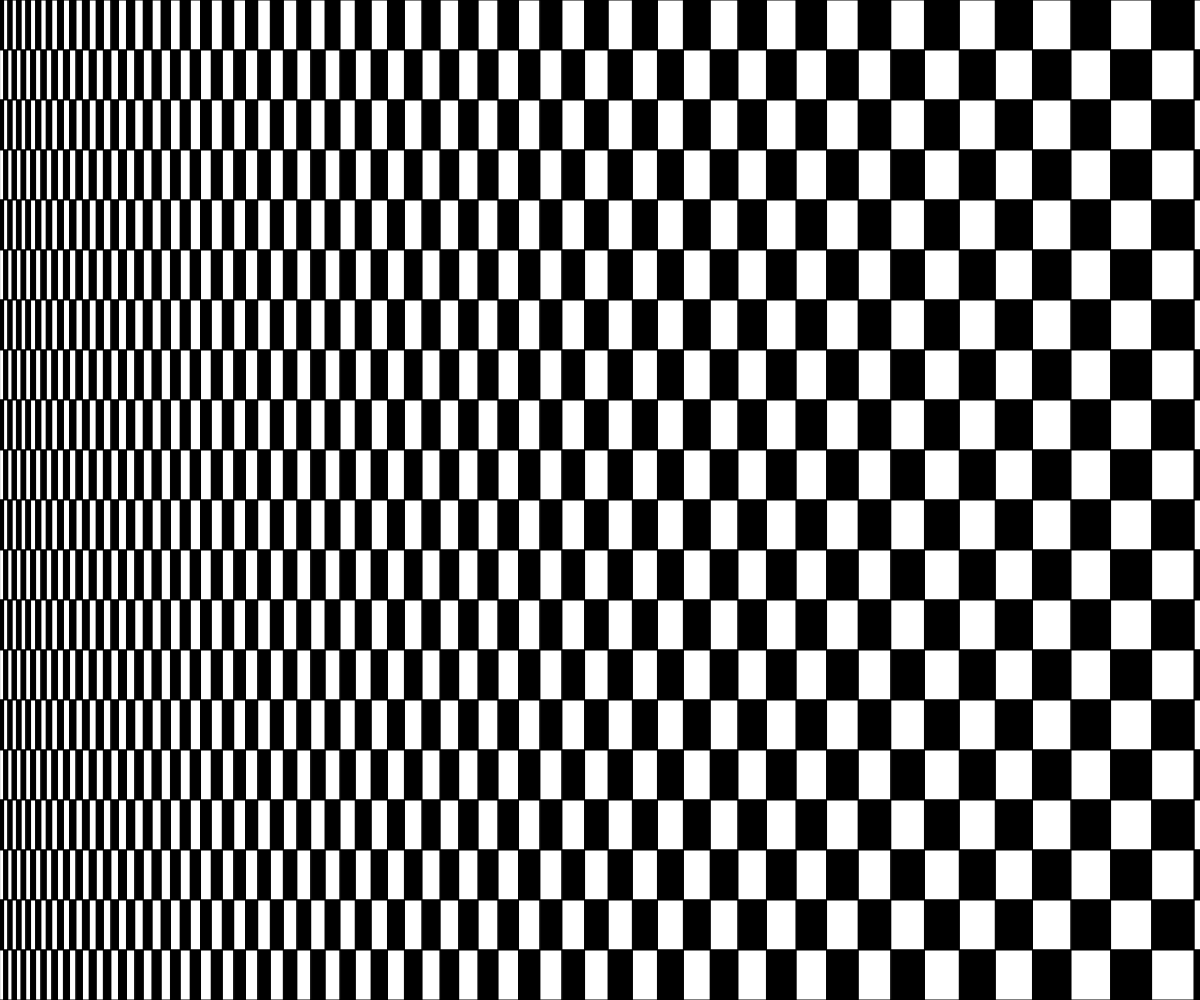
Frame 1 (no input)
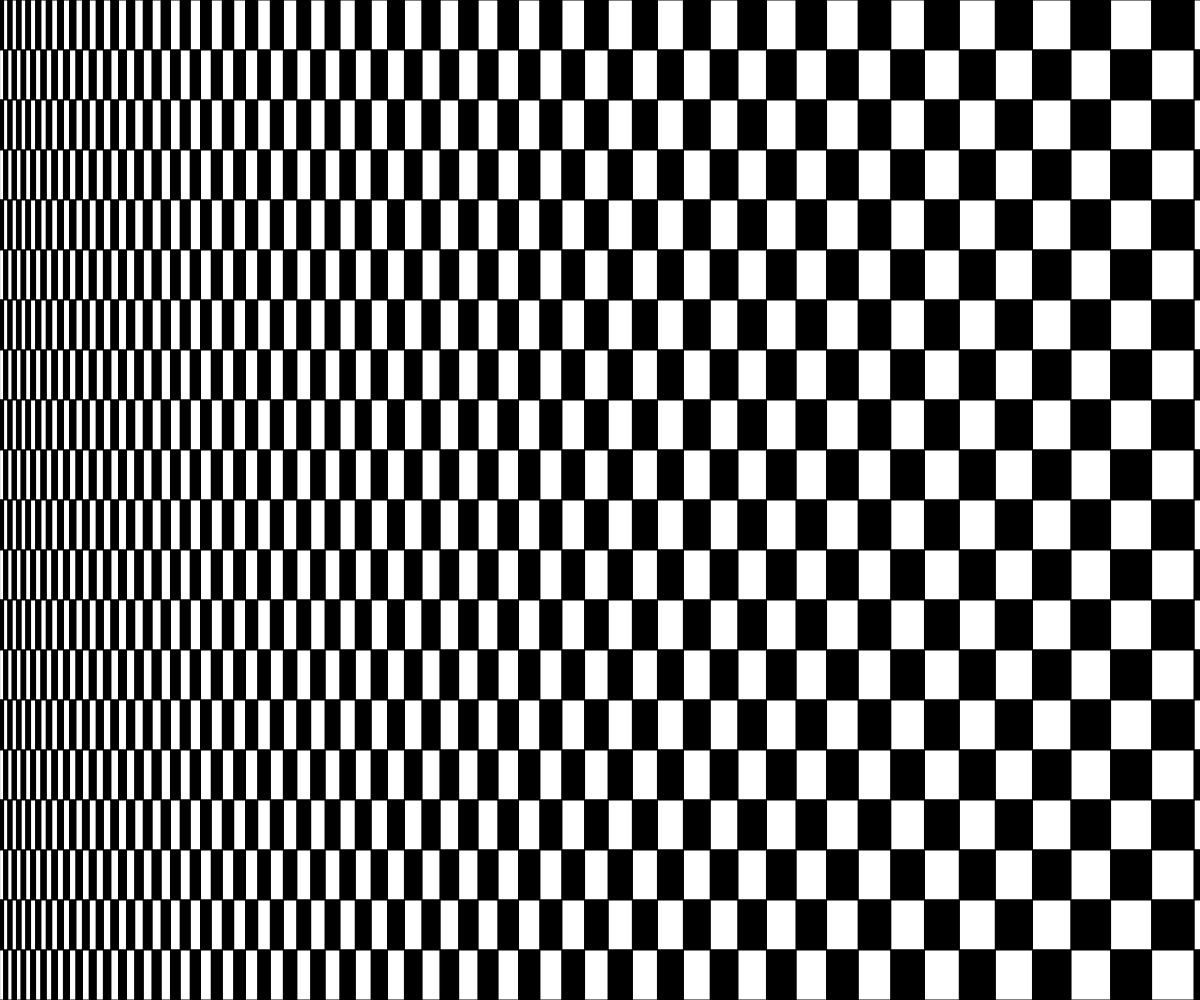
Frame 60 (no input)
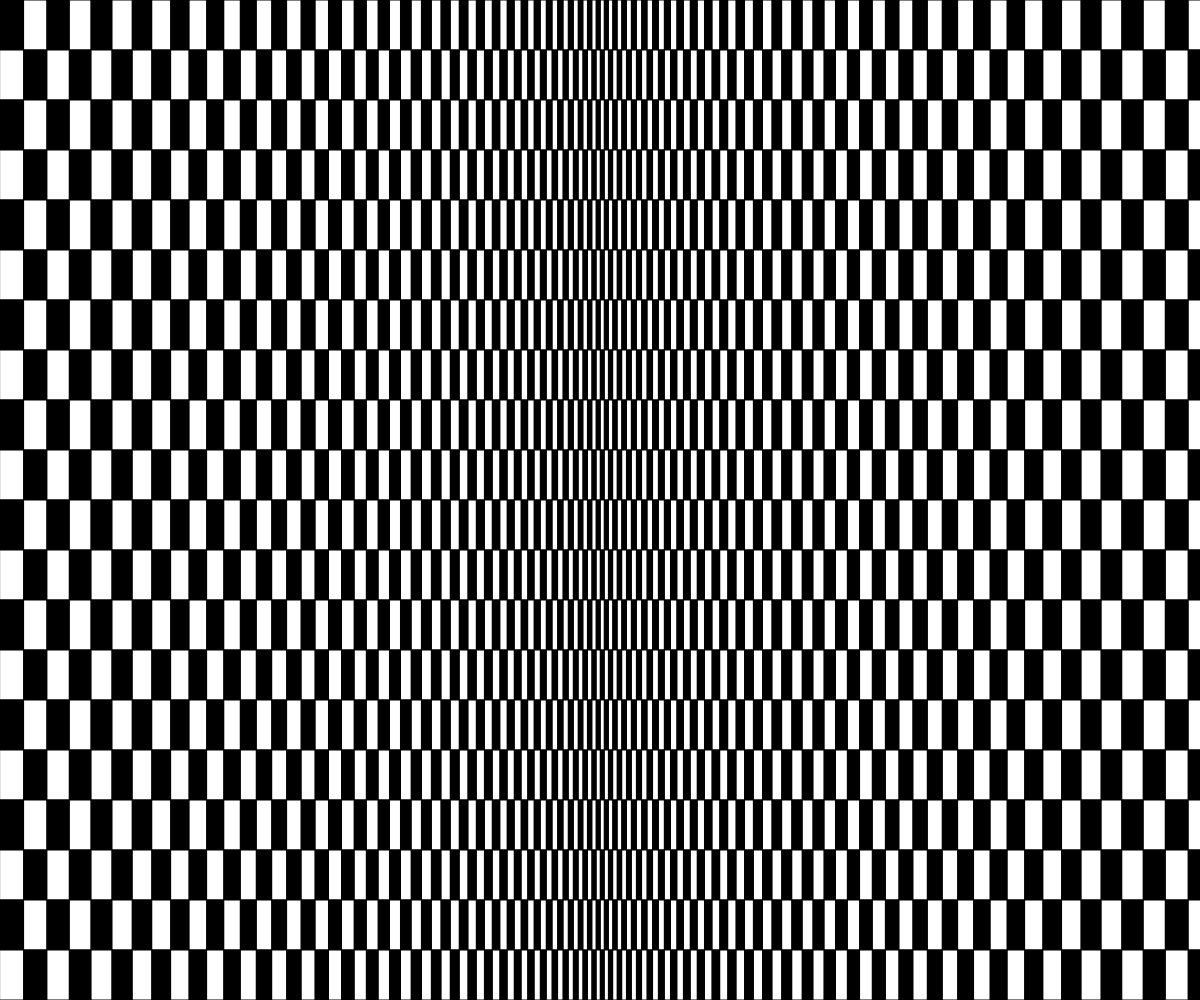
Frame 120 (the mouse pressed at the canvas centre since frame 60)

The p5.js sketch that drew these frames (run headless with seeded random() and noise() and a simulated clock; from frame 60 on, the mouse is pressed at the canvas centre):

// p5.js sketch
// ── sketch.js
function setup() {
    createCanvas(windowWidth, windowHeight);
}

function draw() {
    let rows = 20;
    let cellHeight = height / rows;
    let x = 0;
    let col = 0;

    while (x < width) { // Сolonnes
        let distance = abs(mouseX - x) / width;
        let cellWidth = 4 + distance * 40;

        for (let row = 0; row < rows; row++) { // Lignes
            if ((row + col) % 2 == 0) {
                fill("black");
            }
            else {
                fill("white");
            }
            rect(x, row * cellHeight, cellWidth, cellHeight);
        }
        x += cellWidth;
        col++;
    }
}

function windowResized() {
    resizeCanvas(windowWidth, windowHeight);
}
